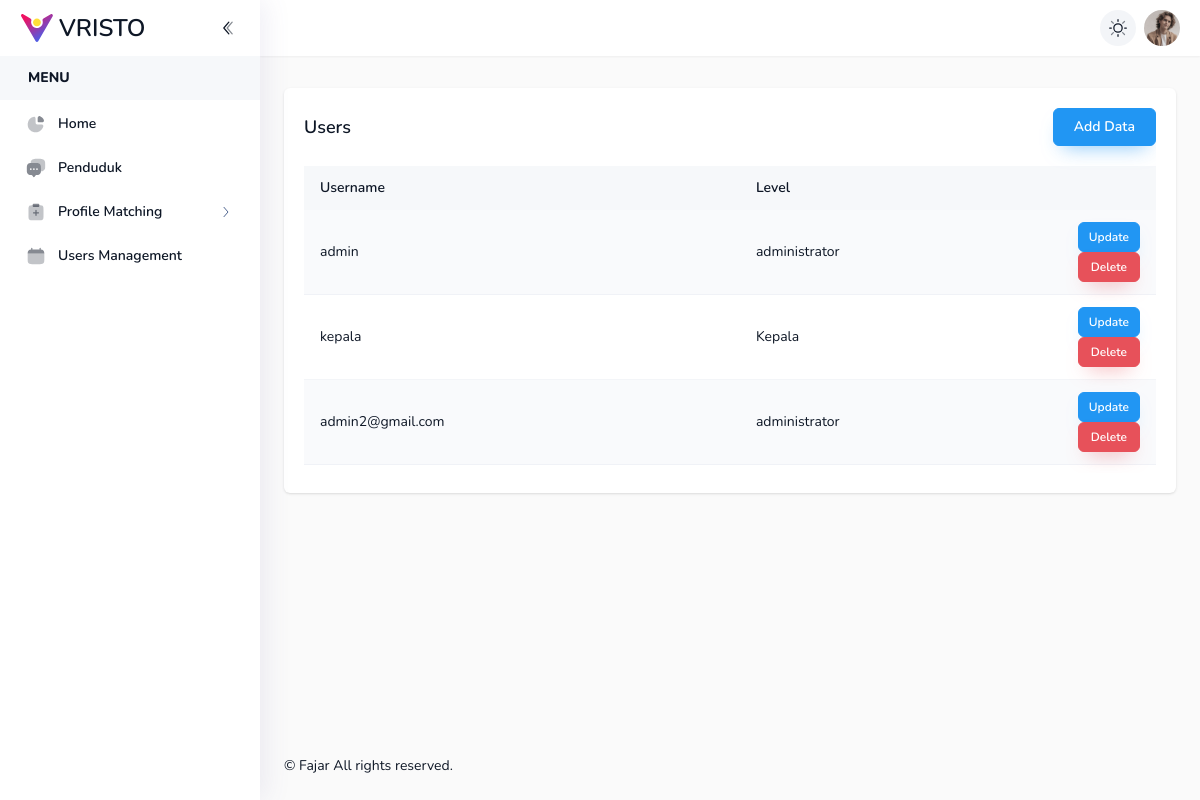
The app's page /index.php?pages=users (signed in) with its own data.
### tables this page shows
CREATE TABLE `users` (
  `id` int(11) NOT NULL,
  `username` varchar(50) NOT NULL,
  `password` text NOT NULL,
  `level` int(11) NOT NULL
);

### include/config.php (called while the page is built, shortened)
<?php
$conn = mysqli_connect('localhost', 'root', '', 'db_pma_fajar');
function query($query)
{
    global $conn;
    $res = mysqli_query($conn, $query);
    $rows = [];
    while ($row = mysqli_fetch_assoc($res)) {
        $rows[] = $row;
    }
    return $rows;
}
?>

### pages/users.php (the view, shortened to what this page needs)
<div class="col-md-12 justify-content-center panel mt-2">
    <div class="table-responsive">
    <div class="mb-5 flex items-center justify-between">
    <h5 class="text-lg font-semibold">Users</h5>
        <a
            class="btn btn-info"
            href="?pages=add-user"
        >
            <span class="flex items-center">
                Add Data
            </span>
        </a>
    </div>
    <table class="table table-hover table-striped mb-2 mt-2">
            <thead>
                <tr>
                    <th>Username</th>
                    <th>Level</th>
                    <th width="70"></th>
                </tr>
            </thead>
            <tbody>
                <?php
                    $vwpenduduk = query("select * from users");
                foreach ($vwpenduduk as $data) : ?>
                    <tr>
                        <td><?= $data['username']; ?></td>
                        <td><?= $data['level']==1?'administrator':'Kepala'; ?></td>
                        <td>
                            <a href="?pages=update-user&id=<?=$data["id"]?>" class="btn btn-info btn-sm">Update</a>
                            <a href="?pages=users&id=<?=$data["id"]?>" class="btn btn-danger btn-sm" onclick="return confirm('Are you sure you want delete data?')">Delete</a>
                        </td>
                    </tr>
                <?php endforeach; ?>
            </tbody>
        </table>
    </div>
</div>

### records on screen
users: username "admin", level "administrator"
users: username "kepala", level "Kepala"
users: username "admin2@gmail.com", level "administrator"
